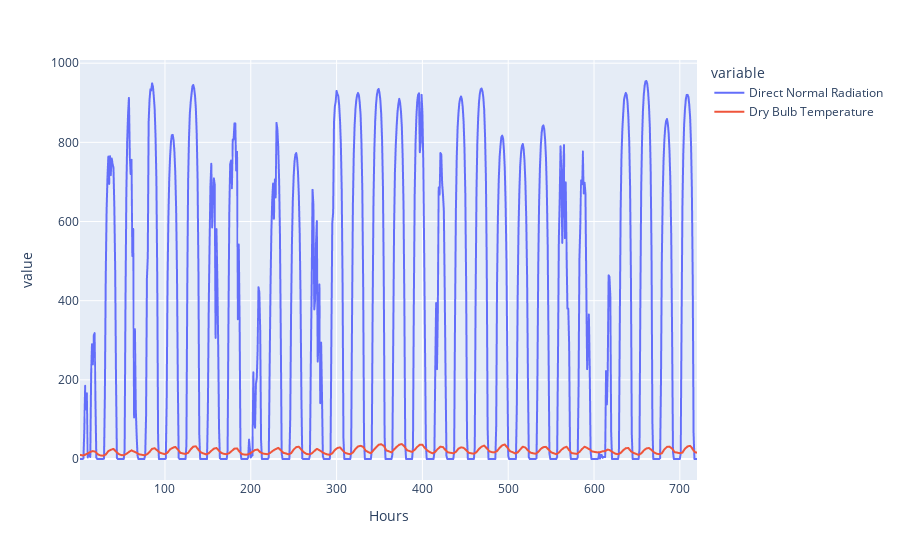

Notebook code for this chart:
### Code cell
fig = px.line(data, x = "Hours", y = [
    "Direct Normal Radiation",
    "Dry Bulb Temperature",
    ])
fig.show()

### Figure 1 — Plotly figure (JSON) as saved in the notebook; plotly's stock layout.template omitted (floating-point values rounded to 4 significant figures; data arrays with more than 128 entries replaced by an {"elided": "..."} marker saying what was removed)
{"data": [{"hovertemplate": "variable=Direct Normal Radiation<br>Hours=%{x}<br>value=%{y}<extra></extra>", "legendgroup": "Direct Normal Radiation", "line": {"color": "#636efa", "dash": "solid"}, "marker": {"symbol": "circle"}, "mode": "lines", "name": "Direct Normal Radiation", "showlegend": true, "type": "scattergl", "x": {"elided": "720 int values"}, "xaxis": "x", "y": {"elided": "720 int values"}, "yaxis": "y"}, {"hovertemplate": "variable=Dry Bulb Temperature<br>Hours=%{x}<br>value=%{y}<extra></extra>", "legendgroup": "Dry Bulb Temperature", "line": {"color": "#EF553B", "dash": "solid"}, "marker": {"symbol": "circle"}, "mode": "lines", "name": "Dry Bulb Temperature", "showlegend": true, "type": "scattergl", "x": {"elided": "720 int values"}, "xaxis": "x", "y": {"elided": "720 float values"}, "yaxis": "y"}], "layout": {"legend": {"title": {"text": "variable"}, "tracegroupgap": 0}, "margin": {"t": 60}, "xaxis": {"anchor": "y", "domain": [0, 1], "title": {"text": "Hours"}}, "yaxis": {"anchor": "x", "domain": [0, 1], "title": {"text": "value"}}}}
